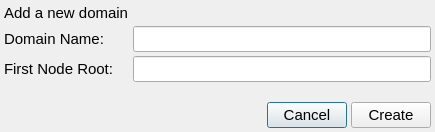
<?xml version="1.0" encoding="UTF-8"?>
<ui version="4.0">
 <class>AddNewDomain</class>
 <widget class="QDialog" name="AddNewDomain">
  <property name="geometry">
   <rect>
    <x>0</x>
    <y>0</y>
    <width>435</width>
    <height>132</height>
   </rect>
  </property>
  <property name="maximumSize">
   <size>
    <width>16777215</width>
    <height>132</height>
   </size>
  </property>
  <property name="windowTitle">
   <string>Dialog</string>
  </property>
  <layout class="QVBoxLayout" name="verticalLayout">
   <property name="spacing">
    <number>4</number>
   </property>
   <property name="leftMargin">
    <number>4</number>
   </property>
   <property name="topMargin">
    <number>4</number>
   </property>
   <property name="rightMargin">
    <number>4</number>
   </property>
   <property name="bottomMargin">
    <number>4</number>
   </property>
   <item>
    <layout class="QFormLayout" name="formLayout">
     <item row="1" column="0">
      <widget class="QLabel" name="label">
       <property name="font">
        <font>
         <pointsize>11</pointsize>
        </font>
       </property>
       <property name="text">
        <string>Domain Name:</string>
       </property>
      </widget>
     </item>
     <item row="1" column="1">
      <widget class="QLineEdit" name="lineEditDomainName">
       <property name="font">
        <font>
         <pointsize>11</pointsize>
        </font>
       </property>
      </widget>
     </item>
     <item row="2" column="0">
      <widget class="QLabel" name="label_2">
       <property name="font">
        <font>
         <pointsize>11</pointsize>
        </font>
       </property>
       <property name="text">
        <string>First Node Root:</string>
       </property>
      </widget>
     </item>
     <item row="2" column="1">
      <widget class="QLineEdit" name="lineEditRootName">
       <property name="font">
        <font>
         <pointsize>11</pointsize>
        </font>
       </property>
      </widget>
     </item>
     <item row="0" column="0">
      <widget class="QLabel" name="label_3">
       <property name="font">
        <font>
         <pointsize>11</pointsize>
        </font>
       </property>
       <property name="text">
        <string>Add a new domain</string>
       </property>
      </widget>
     </item>
    </layout>
   </item>
   <item>
    <layout class="QHBoxLayout" name="horizontalLayout">
     <item>
      <spacer name="horizontalSpacer">
       <property name="orientation">
        <enum>Qt::Horizontal</enum>
       </property>
       <property name="sizeHint" stdset="0">
        <size>
         <width>40</width>
         <height>20</height>
        </size>
       </property>
      </spacer>
     </item>
     <item>
      <widget class="QPushButton" name="pushButton_2">
       <property name="font">
        <font>
         <pointsize>11</pointsize>
        </font>
       </property>
       <property name="text">
        <string>Cancel</string>
       </property>
      </widget>
     </item>
     <item>
      <widget class="QPushButton" name="pushButton">
       <property name="font">
        <font>
         <pointsize>11</pointsize>
        </font>
       </property>
       <property name="text">
        <string>Create</string>
       </property>
      </widget>
     </item>
    </layout>
   </item>
  </layout>
 </widget>
 <resources/>
 <connections/>
</ui>
